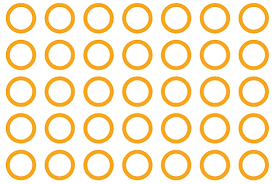
#> input picture Chapter_4/my_images/circles.png, 274 x 184 px
$ python 14_circle_detection_hough_tranform.py
#> lines starting #> are read from the running program, lines starting #| are printed output that depends on the picture
import cv2
import numpy as np

img = cv2.imread("./my_images/circles.png")
#> img is the input picture: shape (184, 274, 3); mean B, G, R 202.4, 234.4, 252.8
output = img.copy()

# Apply median blur
gray = cv2.cvtColor(img, cv2.COLOR_BGR2GRAY)
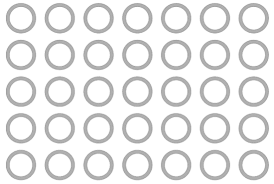
#> gray: shape (184, 274); min 161, max 255, mean 236.2
gray = cv2.medianBlur(gray, 5)

# Apply Hough Circles Transform
circles = cv2.HoughCircles(gray, cv2.HOUGH_GRADIENT, 1, 20, param1=100, param2=30, minRadius=1, maxRadius=30)
#> circles = 35 rows, first 8: [214.5, 164.5, 15.2], [20.5, 54.5, 15.2], [214.5, 54.5, 15.2], [20.5, 164.5, 11.1], [175.5, 127.5, 15.5], [253.5, 54.5, 15.5], [253.5, 164.5, 15.5], [59.5, 91.5, 15.5]

detected_circles = np.uint16(np.around(circles))
#> detected_circles = 35 rows, first 8: [214, 164, 15], [20, 54, 15], [214, 54, 15], [20, 164, 11], [176, 128, 16], [254, 54, 16], [254, 164, 16], [60, 92, 16]

# Draw detected circles on original image
for (x, y, r) in detected_circles[0, :]:
    cv2.circle(output, (x, y), r, (0, 255, 0), 3)
    cv2.circle(output, (x, y), 2, (0, 255, 255), 3)
#> this loop made 35 passes
#> (x, y, r) on passes 1 to 12: (214, 164, 15), (20, 54, 15), (214, 54, 15), (20, 164, 11), (176, 128, 16), (254, 54, 16), (254, 164, 16), (60, 92, 16), (60, 128, 16), (176, 92, 16), (136, 92, 15), (60, 18, 16)
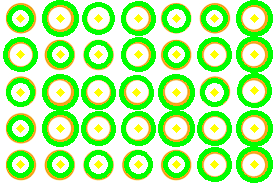
#> output: shape (184, 274, 3); mean B, G, R 150.6, 247, 177.4

# Display result
cv2.imshow("Output", output)
cv2.waitKey(0)
cv2.destroyAllWindows()
